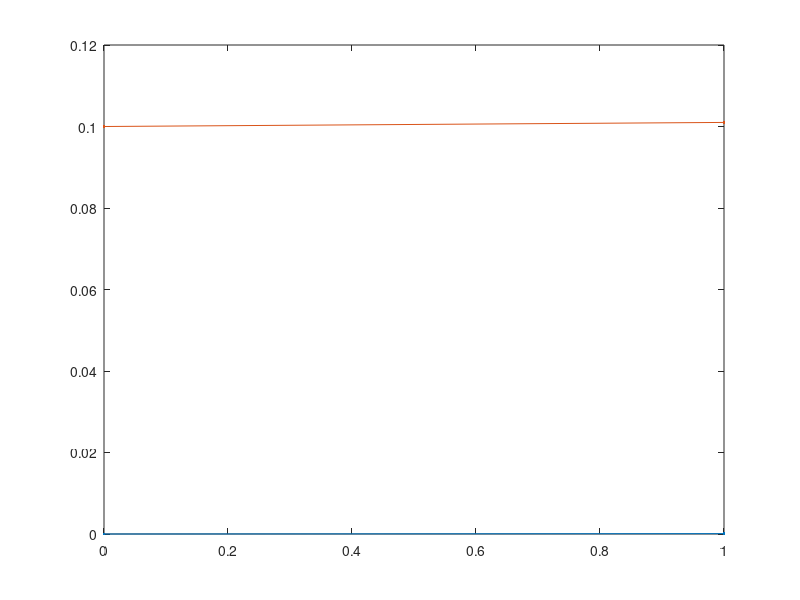

This chart was generated by the following MATLAB code:


x1(1) = 0; x2(1)= 0.1; h=0.01;
ii(1) = 0;
for i = 1:0.1:1
    ii(i+1) = i;
x1(i+1) = x1(i) + h*(x1(i) + x2(i)^2);
x2(i+1) = x2(i) + h*(x1(i)*x2(i) + x2(i));
end

plot(ii,x1,'.-',ii,x2,'.-')


% figure
% [t,y] = ode45(@test0,[0 1],[0 0.1]);
% plot(t,y)
